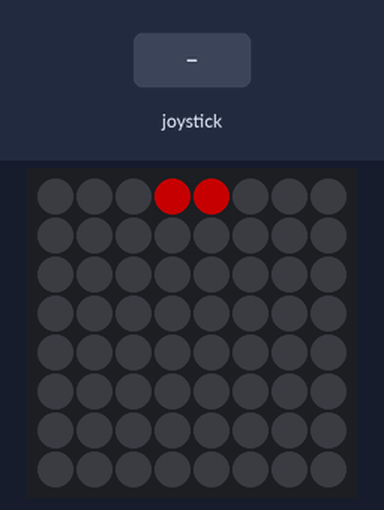
The program below on a simulated Raspberry Pi (BCM pin numbers) with a Sense HAT. On the bench: the Sense HAT's 8×8 RGB LED matrix. Inputs (shaded band) come from the test bench. Dim RGB values are drawn brighter than linear; random numbers come from a fixed seed.

Above: at 1.6 s.
1.7 s: joystick pushed up
At 2.8 s:
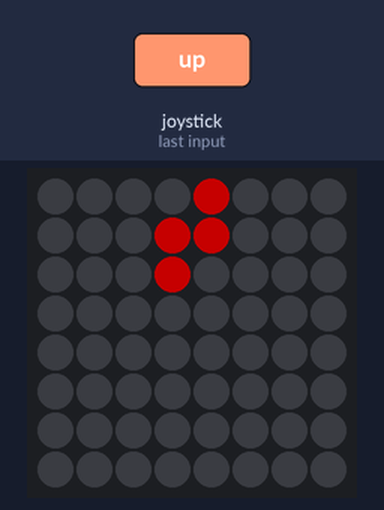
4.7 s: joystick pushed down
At 5.8 s:
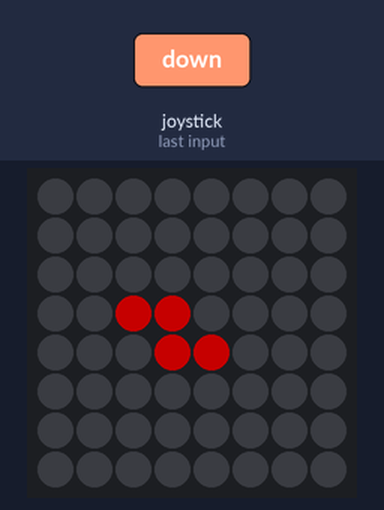
7.7 s: joystick pushed left
At 8.5 s:
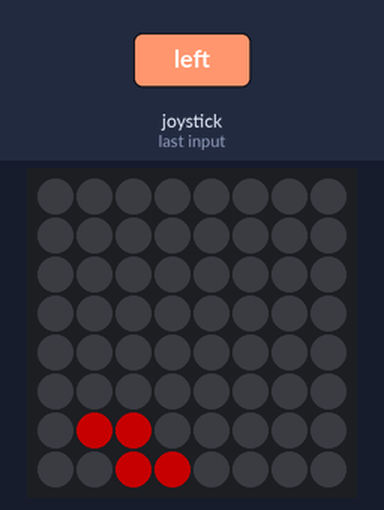
10.7 s: joystick pushed right
At 11.8 s:
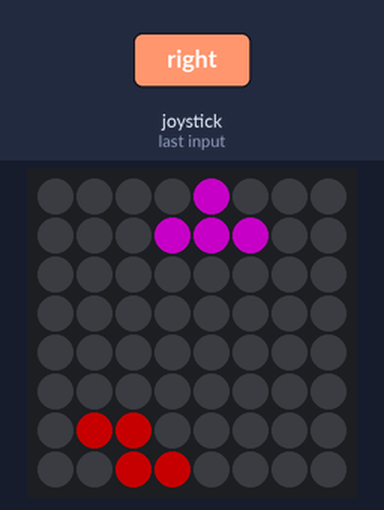
13.7 s: joystick pushed down
At 14.8 s:
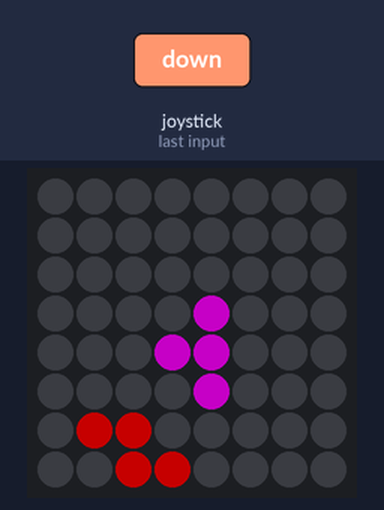
Timing chart, 0 to 16.7 s (numbered marks = the images above; inputs shaded):
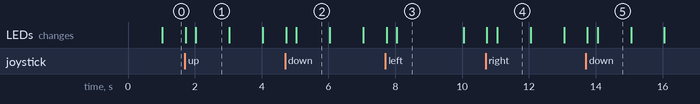

Measured:
- what the display in image 1 shows lasts 1.0 s, from 2.0 s to 3.0 s
- what the display in image 3 shows lasts 2.0 s, from 8.0 s to 10.0 s

The program:

tetris.py
```python
import atexit
from time import sleep
from random import choice
from typing import Sequence, Tuple

from sense_hat import SenseHat


Cordinate = Tuple[int, int]
Shape = Sequence[Tuple[int, int]]
Color = Tuple[int, int, int]

rotation = {
    'up': 0,
    'down': 1
}

movement = {
    'left': -1,
    'right': 1
}

pieces = [
    [[[ 0, 1], [0, 0], [0, -1], [ 0, -2]], [0, 100, 100]],  # I piece
    [[[ 1, 0], [0, 0], [0, -1], [-1, -1]], [100, 0, 0]],    # S piece
    [[[-1, 0], [0, 0], [0, -1], [ 1, -1]], [0, 100, 0]],    # Z piece
    [[[ 1, 0], [0, 0], [0, -1], [ 1, -1]], [100, 100, 0]],  # O piece
    [[[-1, 0], [0, 0], [1,  0], [ 0, -1]], [100, 0, 100]],  # T piece
    [[[ 0, 1], [0, 0], [0, -1], [ 1, -1]], [150, 100, 0]],  # L piece
    [[[ 0, 1], [0, 0], [0, -1], [-1, -1]], [0, 0, 100]]     # J piece
]


class Piece:
    def __init__(self,
            center: Cordinate,
            shape: Shape,
            color: Color
        ) -> None:

        self._center = center
        self._shape = shape
        self._color = color

    @property
    def center(self) -> Cordinate:
        return self._center

    @center.setter
    def center(self, center: Cordinate) -> None:
        self._center = center

    @property
    def pixels(self) -> Shape:
        pixels = []
        for (x, y) in self._shape:
            x += self._center[0]
            y += self._center[1]
            pixels.append([x, y])
        return pixels

    @property
    def color(self) -> Color:
        return self._color

    def get_rotated(self, direction: int, center_pos: bool = True) -> Shape:
        new_shape = []
        for (x, y) in self._shape:
            new_pos = [y, -x] if direction else [-y, x]
            if center_pos:
                new_pos[0] += self._center[0]
                new_pos[1] += self._center[1]
            new_shape.append(new_pos)
        return new_shape

    def rotate(self, direction: int) -> None:
        self._shape = self.get_rotated(direction, False)


class Game:
    def __init__(self) -> None:
        self._sense = SenseHat()
        self._sense.clear()

        self._field = [[None for _ in range(8)] for _ in range(8)]
        self.create_piece()

        atexit.register(self._sense.clear)

    def game_over(self) -> None:
        self._sense.show_message('GAME OVER', text_colour=(100, 100, 100))
        exit()

    def create_piece(self) -> None:
        self._piece = Piece([3, -1], *choice(pieces))
        self.reset_fall_counter()
        self.render_piece()

    def clear_piece(self) -> None:
        self.render_piece((0, 0, 0))

    def render_piece(self, color: Color = None) -> None:
        if color is None:
            color = self._piece.color

        for pixel in self._piece.pixels:
            if all(n in range(8) for n in pixel):
                self._sense.set_pixel(*pixel, color)

    def reset_fall_counter(self) -> None:
        self._fall_counter = 20

    def get_full_lines(self) -> list:
        return [i for i, l in enumerate(self._field) if all(l)]

    def clear_lines(self, lines: Sequence[int]) -> None:
        for line_num in lines:
            self._field.pop(line_num)
            new_line = [None for _ in range(8)]
            self._field.insert(0, new_line)

        blink_pixel_map_1 = self._sense.get_pixels()
        blink_pixel_map_2 = self._sense.get_pixels()

        for line_num in lines:
            for x in range(8):
                blink_pixel_map_1[8*line_num + x] = [100, 100, 100]

        for _ in range(3):
            self._sense.set_pixels(blink_pixel_map_1)
            sleep(0.2)
            self._sense.set_pixels(blink_pixel_map_2)
            sleep(0.2)

        for y, row in enumerate(self._field):
            for x, color in enumerate(row):
                if color is None:
                    color = (0, 0, 0)
                self._sense.set_pixel(x, y, color)

    def store_piece(self) -> None:
        for (x, y) in self._piece.pixels:
            if y < 0:
                self.game_over()
            self._field[y][x] = self._piece.color

    def move_down(self) -> None:
        for (x, y) in self._piece.pixels:
            if y == 7 or self._field[abs(y+1)][x] is not None:
                if y < 0:
                    self.game_over()

                self.store_piece()
                if (completed := self.get_full_lines()):
                    self.clear_lines(completed)
                self.create_piece()

                return

        self.clear_piece()
        self._piece.center[1] += 1
        self.render_piece()

        self.reset_fall_counter()

    def move_piece(self, direction: str) -> None:
        if direction in movement:
            move = movement[direction]
            for (x, y) in self._piece.pixels:
                x += move
                if x not in range(8):
                    return
                elif y > 0 and self._field[y][x] is not None:
                    return

            self.clear_piece()
            self._piece.center[0] += move
            self.render_piece()

        elif direction in rotation:
            rotate_dir = rotation[direction]
            for (x, y) in self._piece.get_rotated(rotate_dir):
                if x not in range(8) or self._field[y][x] is not None:
                    return

            self.clear_piece()
            self._piece.rotate(rotate_dir)
            self.render_piece()

    def run(self):
        while True:
            sleep(0.05)

            for event in self._sense.stick.get_events():
                if event.action in ['pressed', 'held']:
                    direction = event.direction
                    if direction == 'middle':
                        self.move_down()
                    else:
                        self.move_piece(direction)

            self._fall_counter -= 1
            if not self._fall_counter:
                self.move_down()


if __name__ == '__main__':
    game = Game()
    game.run()
```
